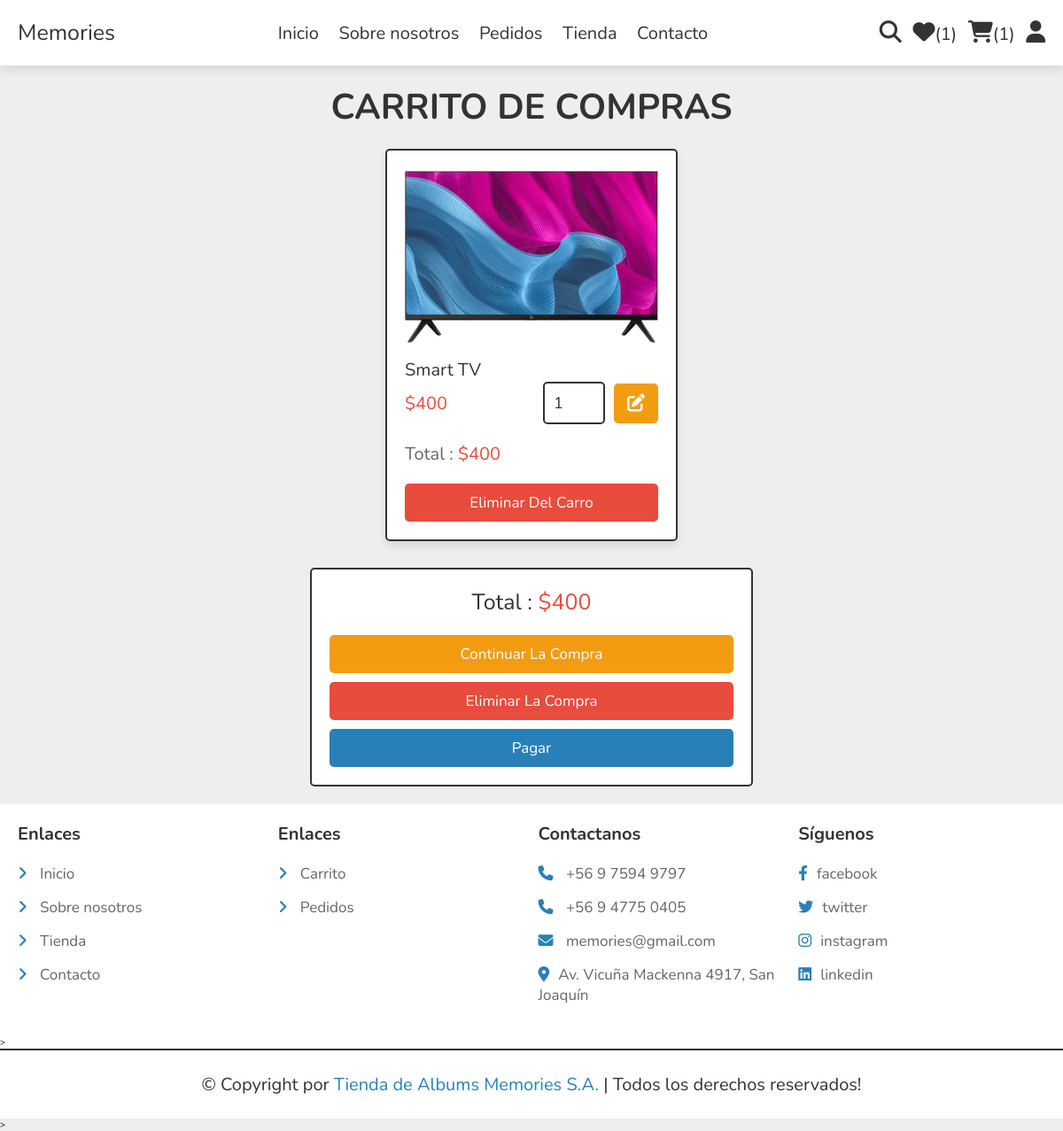
The page /cartlist/ (signed in) on the database its author committed.
### store/models.py (models this page shows, shortened)
class Cart(models.Model):
    customer = models.ForeignKey(User, on_delete=models.CASCADE,null=False,blank=False)
    product_id = models.ForeignKey(Products, on_delete=models.CASCADE,null=False,blank=False)
    quantity = models.PositiveIntegerField(default=1)
    @property
    def sub_total(self):
        sub_total=self.quantity * self.product_id.price
        return sub_total

class Products(models.Model):
    category = models.ForeignKey(ProductCategory, on_delete=models.CASCADE,null=True,blank=False)
    name = models.CharField(max_length=50,blank=False,null=False)
    price = models.PositiveIntegerField(blank=False,null=False)
    details = models.TextField(blank=True)
    image_01 = models.ImageField()
    image_02 = models.ImageField()
    image_03 = models.ImageField()

### store/views.py (the view)
# urls.py: path('cartlist/',CarritoDeCompras,name='cartlist'),
@login_required
def CarritoDeCompras(request):
    products=Cart.objects.filter(customer=request.user)
    cart_count=Cart.objects.filter(customer=request.user).count()
    item_count=WishList.objects.filter(customer=request.user).count()
    grand_total= sum([item.quantity* item.product_id.price for item in products])
    context={'products':products,'cart_count':cart_count,'item_count':item_count,'grand_total':grand_total}
    return render(request,'store/carritodecompras.html',context)

### store/templates/store/carritodecompras.html (shortened to what this page needs)
{% extends 'store/main.html' %}
{% load static %}
{% block content %}
<section class="products shopping-cart">
        <h3 class="heading">Carrito de Compras</h3>
        <div class="box-container">
            {% for product in products %}
            <form action="" method="POST" class="box">{% csrf_token %}
                <img src="{{product.product_id.image_01.url}}" alt="">
                <div class="name">{{product.product_id.name}}</div>
                <div class="flex">
                    <div class="price">${{product.product_id.price}}</div>
                    <input type="number" name="quantity" class="qty" min="1" max="99" onkeypress="if(this.value.length == 2) return false;" value="{{product.quantity}}">
                   <button type="submit" class="fas fa-edit" name="update_quantity" formaction="{% url 'update_quantity' %}"></button>
                </div>
                <div class="sub-total"> Total : <span>${{product.sub_total}}</span> </div>
                <input type="submit" value="Eliminar del carro" formaction="{% url 'delete_from_cart' %}" onclick="return confirm('¿Quieres eliminar todo?');" class="delete-btn" name="delete">
            </form>
                {% endfor %}
        </div>
        {% if grand_total != 0 %}
        <div class="cart-total">
            <form action="" method="POST">{% csrf_token %}
              <p>Total : <span>${{grand_total}}</span></p>
              <a href="{% url 'shop' %}" class="option-btn">Continuar la compra</a>
               <input type="submit" value="Eliminar la compra" class="delete-btn" name="all_delete" formaction="{% url 'delete_from_cart' %}" onclick="return confirm('¿Quieres eliminar todo?');">
               <a href="{% url 'checkout' %}" class="btn <?= ($grand_total > 1)?'':'disabled'; ?>">Pagar</a>
            </form>
        </div>
         {% else %}
             <div class="cart-total">
                <p>El carrito esta vacio</p>
             </div>
         {% endif %}
        </section>
        {% endblock content %}

### store/static/CSS/style.css (style rules this page uses)
:root { --main-color:#2980b9; --orange:#f39c12; --red:#e74c3c; --black:#333; --white:#fff; --light-color:#666; --light-bg:#eee; --border:.2rem solid var(--black); --box-shadow:0 .5rem 1rem rgba(0,0,0,.1); }
* { font-family: 'Nunito', sans-serif; margin:0; padding:0; box-sizing: border-box; outline: none; border:none; text-decoration: none; }
html { font-size: 62.5%; overflow-x: hidden; }
body { background-color: var(--light-bg); }
section { padding:2rem; max-width: 1200px; margin:0 auto; }
.heading { font-size: 4rem; color:var(--black); margin-bottom: 2rem; text-align: center; text-transform: uppercase; }
.btn, .delete-btn, .option-btn { display: block; width: 100%; margin-top: 1rem; border-radius: .5rem; padding:1rem 3rem; font-size: 1.7rem; text-transform: capitalize; color:var(--white); cursor: pointer; text-align: center; }
.btn { background-color: var(--main-color); }
.option-btn { background-color: var(--orange); }
.delete-btn { background-color: var(--red); }
.products .box-container { display: grid; grid-template-columns: repeat(auto-fit, 33rem); gap:1.5rem; justify-content: center; align-items: flex-start; }
.products .box-container .box { position: relative; background-color: var(--white); box-shadow: var(--box-shadow); border-radius: .5rem; border:var(--border); padding:2rem; overflow: hidden; }
.products .box-container .box img { height: 20rem; width: 100%; object-fit: contain; margin-bottom: 1rem; }
.products .box-container .box .name { font-size: 2rem; color:var(--black); }
.products .box-container .box .flex { display: flex; align-items: center; gap:1rem; }
.products .box-container .box .flex .qty { width: 7rem; padding:1rem; border:var(--border); font-size: 1.8rem; color:var(--black); border-radius: .5rem; }
.products .box-container .box .flex .price { font-size: 2rem; color:var(--red); margin-right: auto; }
.shopping-cart .fa-edit { height: 4.5rem; border-radius: .5rem; background-color: var(--orange); width: 5rem; font-size: 2rem; color:var(--white); cursor: pointer; }
.shopping-cart .sub-total { margin:2rem 0; font-size: 2rem; color:var(--light-color); }
.shopping-cart .sub-total span { color:var(--red); }
.cart-total { max-width: 50rem; margin:0 auto; margin-top: 3rem; background-color: var(--white); border:var(--border); border-radius: .5rem;; padding:2rem; text-align: center; }
.cart-total p { font-size: 2.5rem; color:var(--black); margin-bottom: 2rem; }
.cart-total p span { color:var(--red); }

### rows shown on the page
Cart: product_id.image_01 (picture), product_id.name "Smart TV", product_id.price "400", quantity "1", sub_total "400"

### other values the page prints
{{ item_count }} "1"
{{ cart_count }} "1"
{{ grand_total }} "400"
